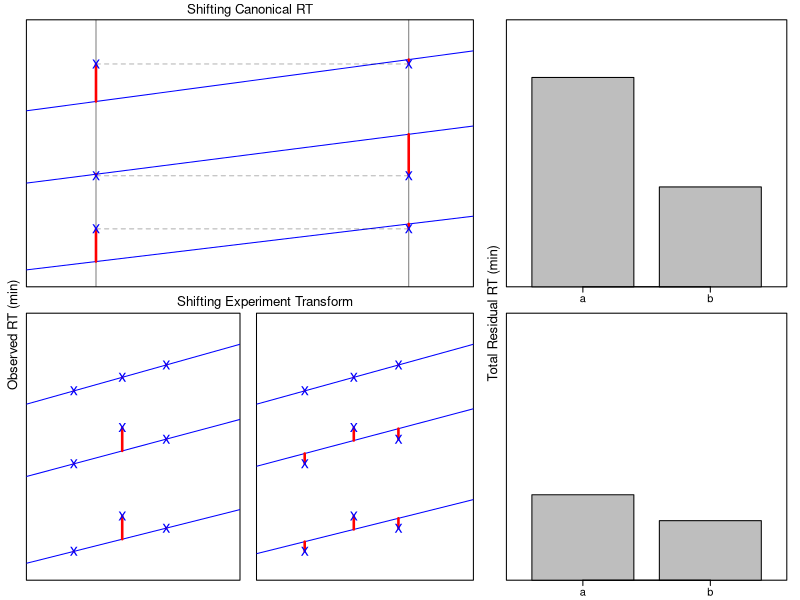

R code for this plot:
## Optimization Cases ---------

exps <- c(1.06, 1.01, 0.95)

#mus <- runif(20, min=20,max=30)
mus <- c(20.30265, 20.63603, 20.92263, 22.13038, 22.43004, 23.09638, 23.49773,
         23.96849, 25.01534, 25.65994, 25.95323, 26.40581, 26.94700, 27.44276,
         27.61737, 28.42095, 28.68403, 29.08916, 29.23397, 29.79338)
points_per_exp <- 1
musx <- rep(rep(mus, each=points_per_exp),length(exps))
rts <- musx * rep(exps, each=points_per_exp*length(mus))
error <- rnorm(length(rts), 0, 0.25)
rts <- rts + error
rts[49] <- rts[49] - 0.3

pdf(file='manuscript/Figs/Fig_1B2_v1.pdf', width=4, height=3)

m <- rbind(c(1, 1, 1, 1, 1, 1, 4, 4, 4, 4), 
           c(2, 2, 2, 3, 3, 3, 5, 5, 5, 5))
layout(m)

par(mgp=c(0.2, 0.5, 0),
    mar=c(1,2,1.5,0.5),
    #pin=c(2,2),
    #asp=1,
    #pty='s',
    cex.lab=1, cex.axis=1, cex.main=1,
    xaxs='r', yaxs='r')

plot(0, 0,
     xlim=c(24.9, 25.8), ylim=c(23.5, 27.75),
     xlab=NA, ylab=NA,
     xaxt='n', yaxt='n')

#abline(a=0, b=exps[1:3], col='blue')
for(exp in exps) {
  abline(a=0, b=exp, col='blue')
}

x <- rep(mus[9],3)
y <- rts[c(9,29,49)]
y[1] <- y[1] + 0.7
y[3] <- y[3] + 0.7
offset <- 0.68

# segments(x0=mus[9],x1=mus[9],y0=0,y1=27.6,
#          lty=1, lwd=1.5, col=rgb(0,0,0,0.5))
# segments(x0=mus[9]+offset,x1=mus[9]+offset,y0=0,y1=27.6,
#          lty=1, lwd=1.5, col=rgb(0,0,0,0.5))
abline(v=mus[9], lty=1, lwd=1, col=rgb(0,0,0,0.5))
abline(v=mus[9]+offset, lty=1, lwd=1, col=rgb(0,0,0,0.5))

segments(x0=x+offset, x1=x, y0=y, y1=y, col=rgb(0,0,0,0.3), lty=2)

segments(x0=mus[9], x1=mus[9], y0=y, y1=mus[9]*exps, 
         col='red', lwd=2.5)
print(sum((y - mus[9]*exps)^2))
segments(x0=mus[9]+offset, x1=mus[9]+offset, y0=y, y1=(mus[9]+offset)*exps, 
         col='red', lwd=2.5)
print(sum((y - (mus[9]+offset)*exps)^2))

#points(x, y, pch='x', col=c(rep(rgb(0,0,0,0.9),2), 'blue'))
#points(x+offset, y, pch='x', col=c(rep(rgb(0,0,0,0.9),2), 'blue'))
points(x, y, pch='x', cex=1.5, col='blue')
points(x+offset, y, pch='x', cex=1.5, col='blue')

par(xpd=T)
mtext('Shifting Canonical RT', side=3, cex=0.8, line=0.25, adj=0.5)
mtext('Observed RT (min)', side=2, cex=0.8, line=0.5, at=22.5)

#text(x=26.1, y=27, labels="Shifting\nCanonical RT", cex=0.8, adj=c(0, 0.5))
#legend(x=26.025, y=26, c("Residual"), col='red', lty=1, lwd=3, cex=0.75,
#       bg='white', bty='n', inset=c(0, 0))

##
par(mar=c(1.5, 2, 1, 0), xpd=F)
plot(0, 0,
     xlim=c(24.9, 25.8), ylim=c(23.5, 27.75),
     xlab=NA, ylab=NA,
     xaxt='n', yaxt='n')

for(exp in exps) {
  abline(a=0, b=exp, col='blue')
}

x <- rep(c(25.08, 25.3, 25.5), each=3)
y <- rep(exps, 3) * x
y[5:6] <- y[5:6] + 0.4

segments(x0=x, x1=x, y0=y, y1=x*rep(exps, 3), 
         col='red', lwd=2.5)
print(sum((y - x*rep(exps,3))^2))

mtext('Shifting Experiment Transform', side=3, cex=0.8, line=0.35, at=25.95)
points(x, y, pch='x', cex=1.5, col='blue')

##
par(mar=c(1.5, 1.25, 1, 0.5))
plot(0, 0,
     xlim=c(24.9, 25.8), ylim=c(23.5, 27.75),
     xlab=NA, ylab=NA,
     xaxt='n', yaxt='n')

exps_new <- exps
exps_new[2:3] <- exps_new[2:3] * 1.007

for(exp in exps_new) {
  abline(a=0, b=exp, col='blue')
}

y <- rep(exps, 3) * x
y[5:6] <- y[5:6] + 0.4

segments(x0=x, x1=x, y0=y, y1=x*rep(exps_new, 3), 
         col='red', lwd=2.5)
print(sum((y - x*rep(exps_new,3))^2))

points(x, y, pch='x', cex=1.5, col='blue')

##
par(mar=c(1,2,1.5,1))
plot(0, 0, type='n',
     xlab=NA, ylab=NA,
     xlim=c(0, 2.75), ylim=c(0, 1),
     xaxs='i', yaxs='i',
     xaxt='n', yaxt='n')

barplot(c(0.784, 0.374), width=1, space=0.25, add=T,
        xaxt='n', yaxt='n')

axis(side=1, at=c(0.75, 2), tck=-0.02, padj=-0.2, labels=c('a', 'b'))

mtext('Total Residual RT (min)', side=2, cex=0.8, line=0.5, at=-0.1)

##
par(mar=c(1.5,2,1,1))
plot(0, 0, type='n',
     xlab=NA, ylab=NA,
     xlim=c(0, 2.75), ylim=c(0, 1),
     xaxs='i', yaxs='i',
     xaxt='n', yaxt='n')

barplot(c(0.32, 0.223), width=1, space=0.25, add=T,
        xaxt='n', yaxt='n')

axis(side=1, at=c(0.75, 2), tck=-0.02, padj=-0.2, labels=c('a', 'b'))

dev.off()